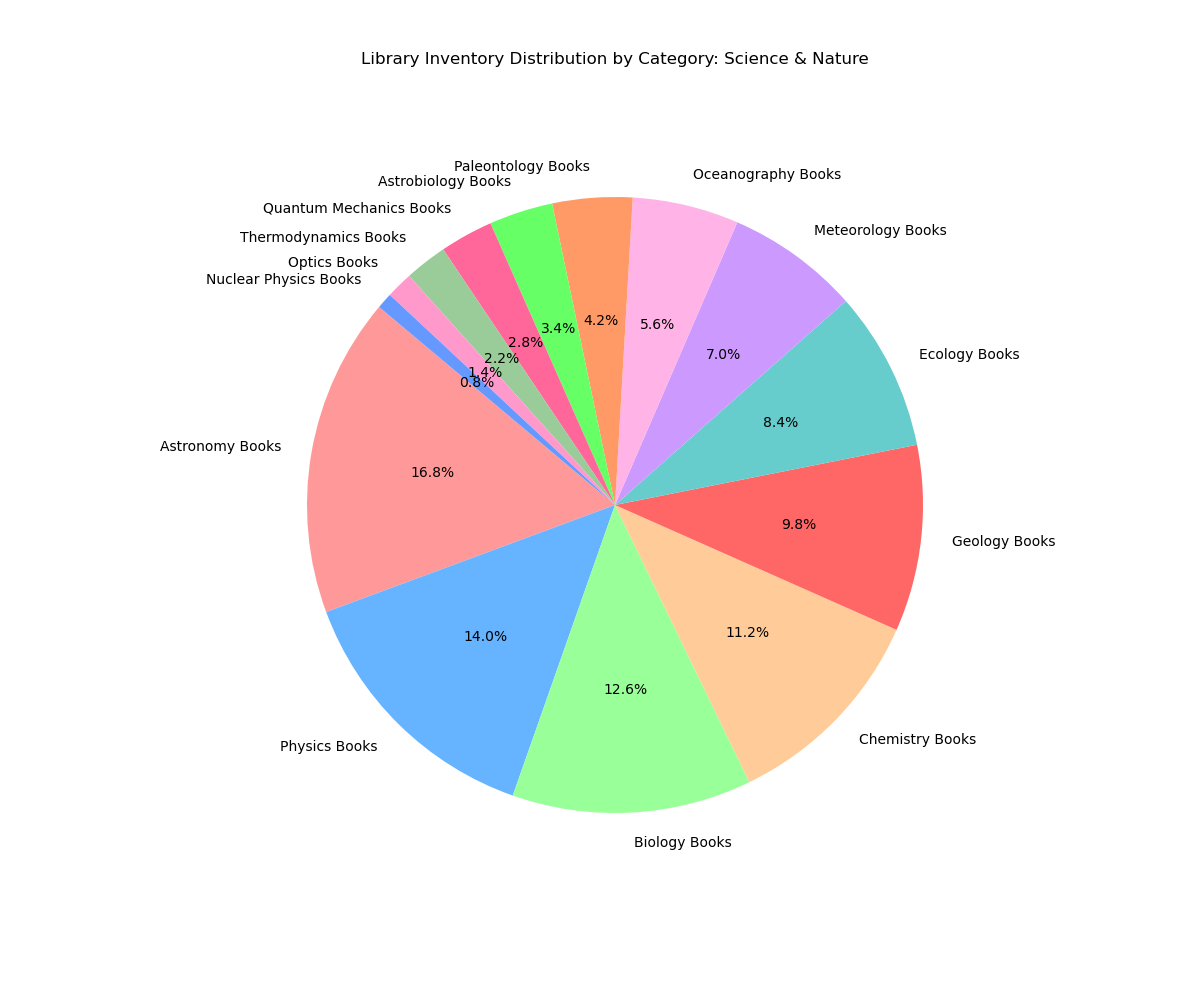

Source code (Python):

import matplotlib.pyplot as plt

# Data
categories = [
    'Astronomy Books', 'Physics Books', 'Biology Books', 'Chemistry Books', 
    'Geology Books', 'Ecology Books', 'Meteorology Books', 'Oceanography Books', 
    'Paleontology Books', 'Astrobiology Books', 'Quantum Mechanics Books', 
    'Thermodynamics Books', 'Optics Books', 'Nuclear Physics Books'
]
inventory_count = [60, 50, 45, 40, 35, 30, 25, 20, 15, 12, 10, 8, 5, 3]
colors = [
    '#FF9999', '#66B3FF', '#99FF99', '#FFCC99', '#FF6666', 
    '#66CCCC', '#CC99FF', '#FFB3E6', '#FF9966', '#66FF66', 
    '#FF6699', '#99CC99', '#FF99CC', '#6699FF'
]

# Create a pie chart
plt.figure(figsize=(12, 10))  # Adjusting the size of the pie chart
plt.pie(inventory_count, labels=categories, colors=colors, startangle=140, autopct='%1.1f%%')

# Title of the pie chart
plt.title('Library Inventory Distribution by Category: Science & Nature', pad=40)

plt.show()
